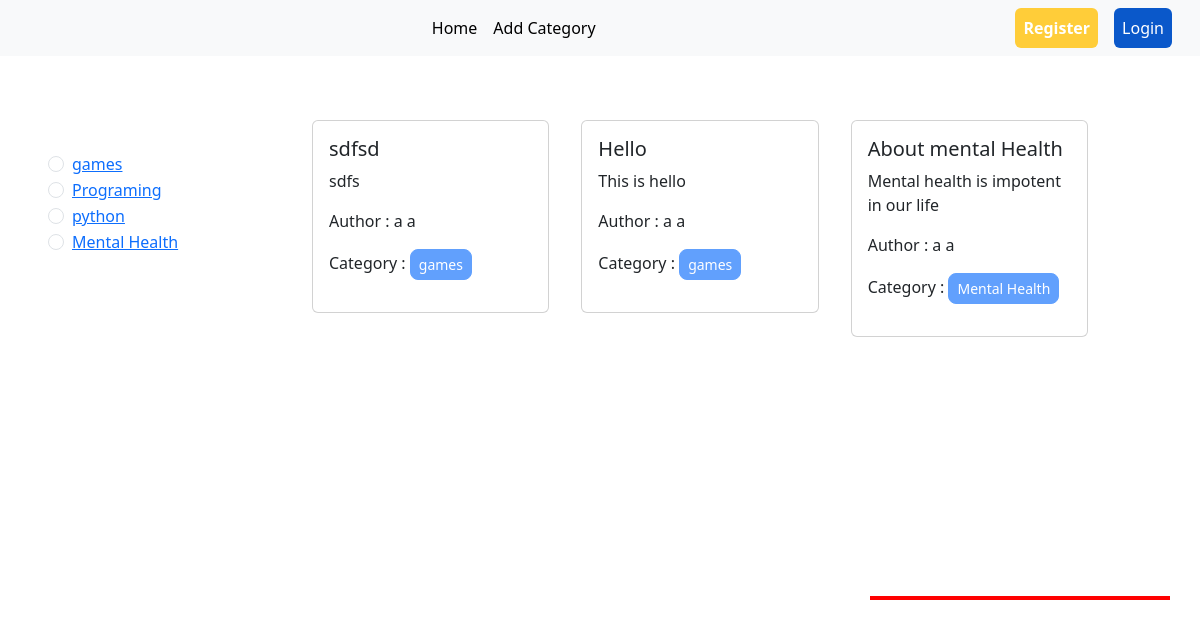
The page / on the database its author committed.
### categories/models.py (models this page shows, shortened)
class Category(models.Model):
    name = models.CharField(max_length=100)
    slug = models.SlugField(max_length=100,unique=True, null=True, blank=True)

### posts/models.py (models this page shows, shortened)
class Post(models.Model):
    title = models.CharField(max_length=50)
    content = models.TextField()
    category = models.ManyToManyField(Category)
    author = models.ForeignKey(User, on_delete=models.CASCADE)

### blog_project/views.py (the view)
# urls.py: 2. Add a URL to urlpatterns:  path('', views.home, name='home')
def home(request, category_slug = None):
    data = Post.objects.all()
    if category_slug is not None:
        category = Category.objects.get(slug = category_slug)
        data = Post.objects.all()
    categories = Category.objects.all()
    return render(request,'home.html', {'data': data,'category':categories})

### templates/home.html
{% extends "base.html" %}
{% block content%}
    <div class="d-flex flex-wrap">
        <div class="col-2 mt-5 pt-5 ps-5">
            {% for cat in category %}
                <div class="form-check">
                    <input class="form-check-input" type="radio" name="category" id="{{cat.id}}" />
                    <label class="form-check-label" for="{{cat.id}}">
                        <a href="{% url 'category_wise_post' cat.slug%}">
                            {{cat.name}}
                        </a>
                    </label>
                </div>
            {% endfor %}
        </div>
        <div class="col-10">
            <div class="d-flex flex-wrap justify-content-center px-5 m-5 ">
                {% for post in data%}
                 <div class="col-sm-4 p-3">
                     <div class="card">
                     <div class="card-body">
                         <h5 class="card-title">{{post.title}}</h5>
                         <p class="card-text">{{post.content}}</p>
                         <p class='card-text'>Author : {{post.author.first_name}} {{post.author.last_name}}</p>
                         <p>
                             Category :
                             {% for cat in post.category.all %}
                             <button class='btn btn-primary btn-sm disabled rounded rounded-3'>{{cat.name}}</button>
                             {% endfor%}
                         </p>
                     </div>
                     </div>
                 </div>
                {% endfor%}
            </div>
        </div>
    </div>
{% endblock %}

### templates/base.html (shortened to what this page needs)
<!doctype html>
<html lang="en">
  <head>
    <link href="https://cdn.jsdelivr.net/npm/bootstrap@5.3.2/dist/css/bootstrap.min.css" rel="stylesheet">
  </head>
  <body>
   <nav class="navbar navbar-expand-lg bg-body-tertiary">
    <div class="container-fluid">
      <div class="collapse navbar-collapse" id="navbarSupportedContent">
        <ul class="navbar-nav m-auto mb-2 mb-lg-0">
          <li class="nav-item">
            <a class="nav-link active" aria-current="page" href="{% url 'homepage' %}">Home</a>
          </li>
          <li class="nav-item">
            <a class="nav-link active" aria-current="page" href="{% url 'add_category' %}">Add Category</a>
          </li>
        </ul>
        <div class="d-flex" role="search">
          <ul class="navbar-nav m-auto mb-2 mb-lg-0">
            {% if request.user.is_authenticated %}
              <li class="nav-item">
                <a class="nav-link active btn btn-warning fw-bold text-white" aria-current="page" href="{% url 'profile' %}">Profile</a>
              </li>
              <li class="nav-item">
                <a class="nav-link active btn btn-danger fw-bold text-white mx-3" aria-current="page" href="{% url 'user_logout' %}">Logout</a>
              </li>
            {% else %}
              <li class="nav-item">
                <a class="nav-link active btn btn-warning fw-bold text-white " aria-current="page" href="{% url 'register' %}">Register</a>
              </li>
              <li class="nav-item">
                <a class="nav-link active btn btn-primary mx-3 text-white" aria-current="page" href="{% url 'user_longin' %}">Login</a>
              </li>
            {% endif %}
          </ul>
        </div>
      </div>
    </div>
  </nav>
  {% block content%}
  {% endblock %}
  <div style=" margin-right:30px; margin-bottom:200px;width:300px; height:1px; border:2px solid red; position:fixed; right:0; bottom:0; ">
  </div>
  </body>
</html>

### rows shown on the page
Category: name "games"
Category: name "Programing"
Category: name "python"
Category: name "Mental Health"
Post: title "sdfsd", content "sdfs", author.first_name "a", author.last_name "a"
Post: title "Hello", content "This is hello", author.first_name "a", author.last_name "a"
Post: title "About mental Health", content "Mental health is impotent in our life", author.first_name "a", author.last_name "a"
